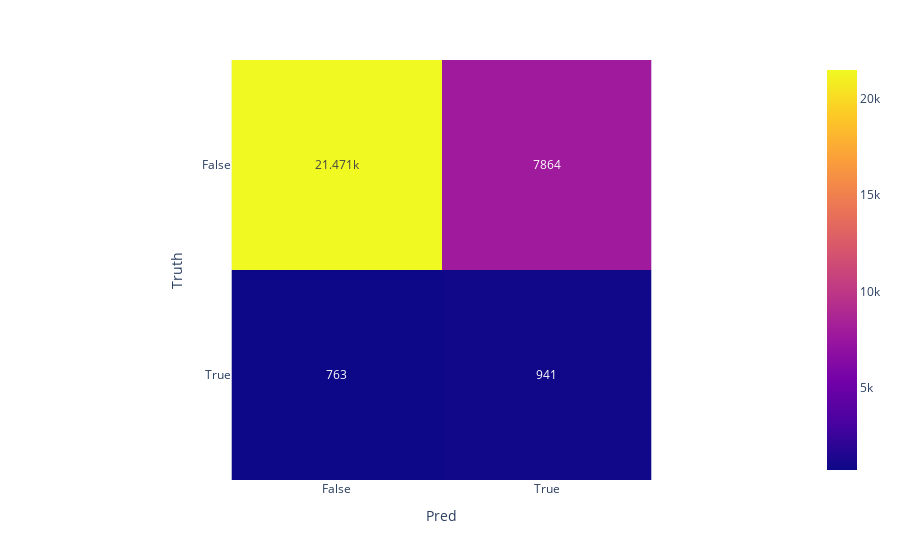

Here is the notebook cell this chart was saved with:
### Code cell
import plotly.express as px

fig = px.imshow([[tn, fp], [fn, tp]], text_auto=True, labels=dict(y="Truth", x="Pred"),
                x=["False", "True"],
                y=["False", "True"]
               )
fig.show()

### Figure 1 — Plotly figure (JSON) as saved in the notebook; plotly's stock layout.template omitted (floating-point values rounded to 4 significant figures)
{"data": [{"coloraxis": "coloraxis", "hovertemplate": "Pred: %{x}<br>Truth: %{y}<br>color: %{z}<extra></extra>", "name": "0", "texttemplate": "%{z}", "type": "heatmap", "x": ["False", "True"], "xaxis": "x", "y": ["False", "True"], "yaxis": "y", "z": [[21471, 7864], [763, 941]]}], "layout": {"coloraxis": {"colorscale": [[0, "#0d0887"], [0.1111, "#46039f"], [0.2222, "#7201a8"], [0.3333, "#9c179e"], [0.4444, "#bd3786"], [0.5556, "#d8576b"], [0.6667, "#ed7953"], [0.7778, "#fb9f3a"], [0.8889, "#fdca26"], [1, "#f0f921"]]}, "margin": {"t": 60}, "xaxis": {"anchor": "y", "constrain": "domain", "domain": [0, 1], "scaleanchor": "y", "title": {"text": "Pred"}}, "yaxis": {"anchor": "x", "autorange": "reversed", "constrain": "domain", "domain": [0, 1], "title": {"text": "Truth"}}}}
